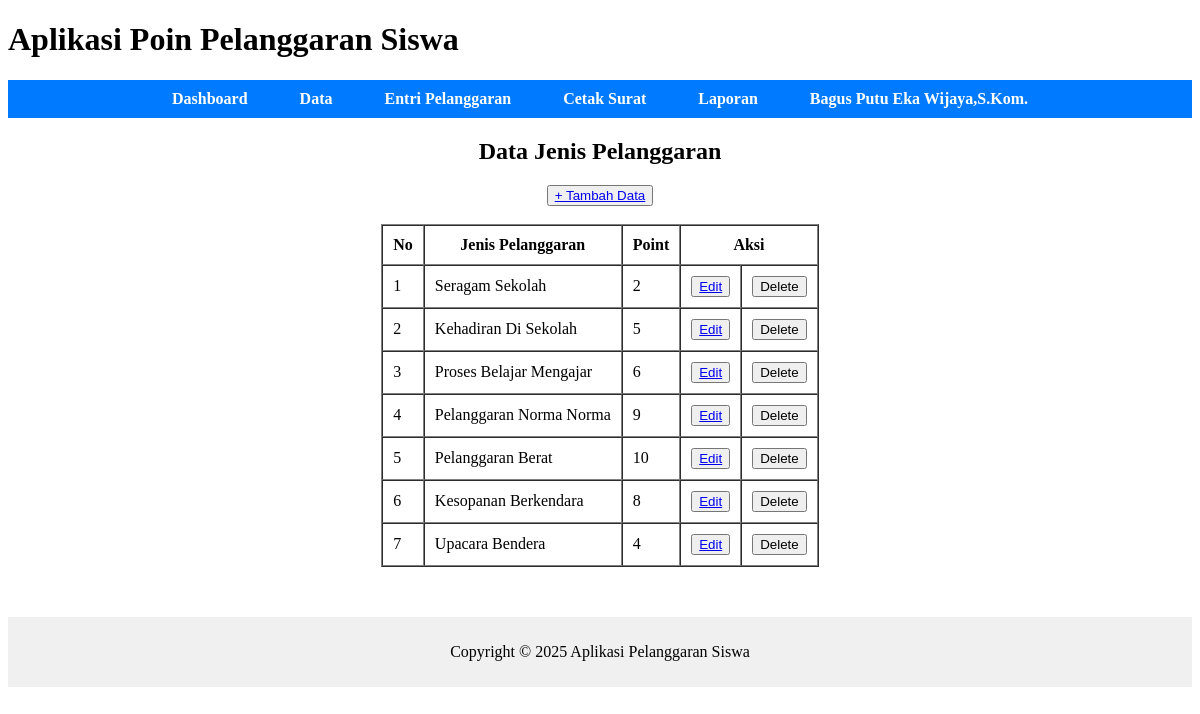
The app's page /pages/jenis_pelanggaran/list.php (signed in) with its own data.
### tables this page shows
CREATE TABLE `jenis_pelanggaran` (
  `id_jenis_pelanggaran` int(11) NOT NULL,
  `jenis` varchar(50) DEFAULT NULL,
  `poin` int(2) DEFAULT NULL
);

### pages/jenis_pelanggaran/list.php (the view, shortened to what this page needs)
<?php
include ROOTPATH . "/config/config.php";
include ROOTPATH . "/includes/header.php";
$result = mysqli_query($conn, "SELECT * FROM jenis_pelanggaran");
?>
<center>
    <h2>Data Jenis Pelanggaran</h2>
    <button><a href="add.php">+ Tambah Data</a></button><br><br>
    <table border="1" cellpadding="10" cellspacing="0">
        <thead>
            <tr>
                <th>No</th>
                <th>Jenis Pelanggaran</th>
                <th>Point</th>
                <th colspan="2">Aksi</th>
            </tr>
        </thead>
        <tbody>
            <?php
            $no = 1;
            while ($row = mysqli_fetch_assoc($result)){ ?>
            <tr>
                <td><?= $no++?></td>
                <td><?= htmlspecialchars($row['jenis']) ?></td>
                <td><?= htmlspecialchars($row['poin']) ?></td>
                <td>
                    <button><a href="edit.php?id=<?= $row['id_jenis_pelanggaran'] ?>">Edit</a></button>
                </td>
                <td>
                    <form action="/poin_siswa/process/jenis_pelanggaran_process.php" method="post"
                        onsubmit="return confirm('Ingin Menghapus data <?= $row['jenis'] ?>?')">
                        <button type="submit">Delete</button>
                    </form>
                </td>
            </tr>
            <?php } ?>
        </tbody>
    </table>
</center>
<?php
include "../../includes/footer.php";
?>

### records on screen
jenis_pelanggaran: jenis "Seragam Sekolah", poin "2"
jenis_pelanggaran: jenis "Kehadiran Di Sekolah", poin "5"
jenis_pelanggaran: jenis "Proses Belajar Mengajar", poin "6"
jenis_pelanggaran: jenis "Pelanggaran Norma Norma", poin "9"
jenis_pelanggaran: jenis "Pelanggaran Berat", poin "10"
jenis_pelanggaran: jenis "Kesopanan Berkendara", poin "8"
jenis_pelanggaran: jenis "Upacara Bendera", poin "4"

### other values on screen
$_COOKIE['nama'] "Bagus Putu Eka Wijaya,S.Kom."
